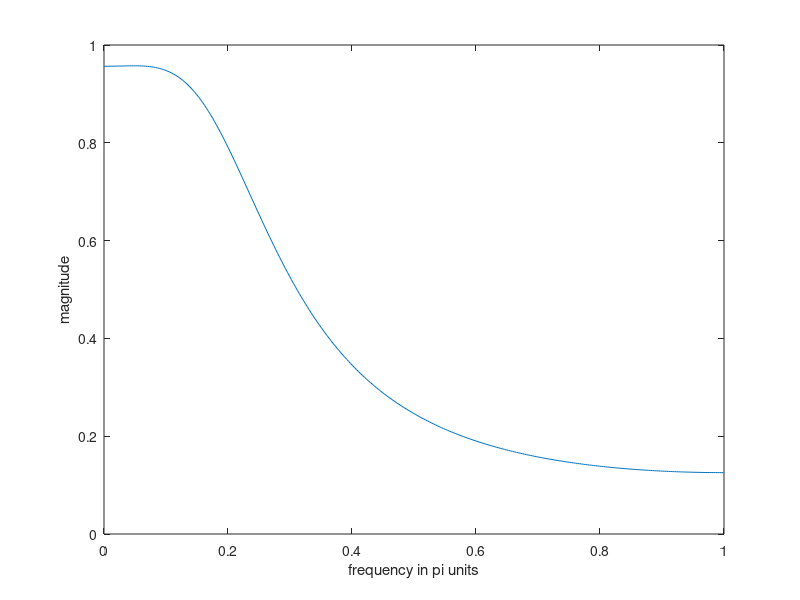

The MATLAB source for this figure:
%iir filter using impulse invariance method.
clc;
clear;
T=1;
wp=0.2*pi;
ws=0.6*pi;
e=sqrt(1/(0.8^2)-1);
As=1/0.2;
wp=wp/T;
ws=ws/T;
N=ceil((1/2)*log10(e^2/(As^2-1))/(log10(wp/ws)));
wc=wp/((e^2)^(1/(2*N)));
[b,a]=butter(N,wc,'low','s');
%Hs=tf(b,a);
[numd,dend]=impinvar(b,a,1/T);
w=0:0.01:pi;
Hw=freqz(numd,dend,w );
plot(w/pi,abs(Hw));
xlabel('frequency in pi units');
ylabel('magnitude');
